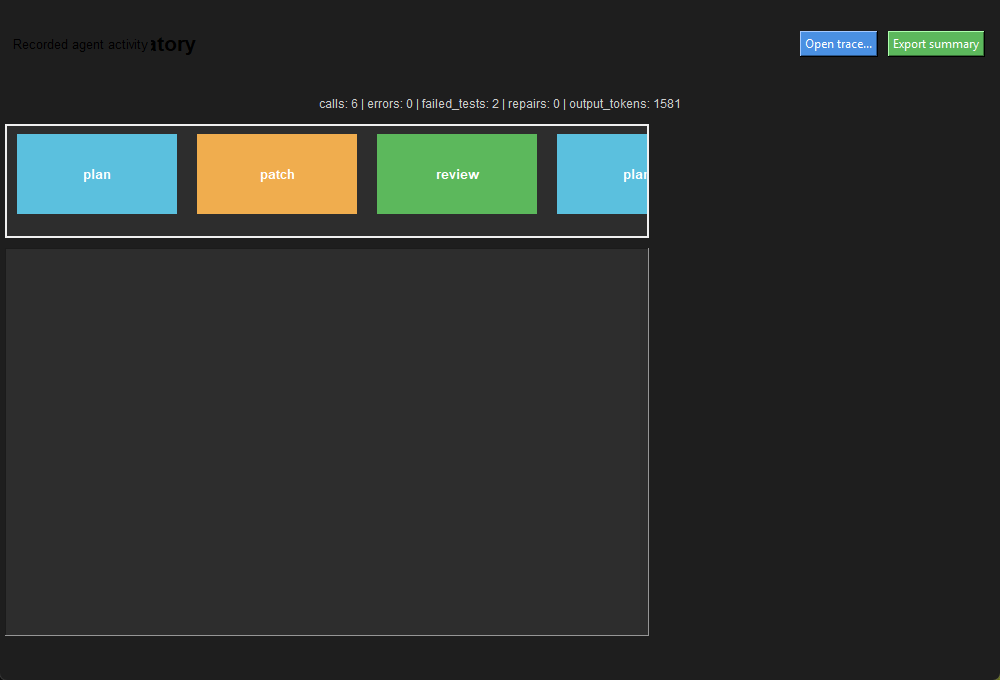

Here is the Python script that generated this plot:
"""Host-owned visible interaction check and screenshot capture."""
import json
from pathlib import Path
import sys
import tkinter as tk
from PIL import ImageGrab

base = Path(__file__).resolve().parent
project = base.parent / "LoopObservatory"
sys.path.insert(0,str(project))
from observatory import Observatory

root = tk.Tk()
root.title("Loop Observatory — local Qwen build")
root.geometry("1000x680+80+80")
app = Observatory(root)
app.pack(fill="both",expand=True)
errors = []
root.report_callback_exception = lambda kind,value,tb: errors.append(f"{kind.__name__}: {value}")
app.load_file(project / "samples/demo.jsonl")
results = {}
def check():
    try:
        canvas = app.canvas
        rects = [item for item in canvas.find_all() if canvas.type(item)=="rectangle"]
        x1,y1,x2,y2 = canvas.coords(rects[1])
        x = int((x1+x2)/2-canvas.canvasx(0))
        y = int((y1+y2)/2-canvas.canvasy(0))
        canvas.event_generate("<Motion>",x=x,y=y)
        canvas.event_generate("<ButtonPress-1>",x=x,y=y)
        canvas.event_generate("<ButtonRelease-1>",x=x,y=y)
        root.update()
        detail = app.detail.get("1.0","end")
        results["click_selected_patch"] = "patch" in detail.lower() and "def " in detail
        before = canvas.xview()
        canvas.xview_moveto(1)
        root.update()
        results["horizontal_scroll_moves"] = before != canvas.xview()
        canvas.xview_moveto(0)
        app.export_summary(base / "preview-summary.json")
        results["exported_calls"] = json.loads((base / "preview-summary.json").read_text())["summary"]["calls"]
        root.update()
        image = ImageGrab.grab(bbox=(root.winfo_rootx(),root.winfo_rooty(),root.winfo_rootx()+root.winfo_width(),root.winfo_rooty()+root.winfo_height()))
        image.save(base / "preview.png")
        results["callback_errors"] = errors
    except Exception as error:
        results["error"] = f"{type(error).__name__}: {error}"
    finally:
        (base / "preview-check.json").write_text(json.dumps(results,indent=2),encoding="utf-8")
        print(json.dumps(results),flush=True)
        if "--keep-open" not in sys.argv:
            root.destroy()
root.after(1200,check)
root.mainloop()
